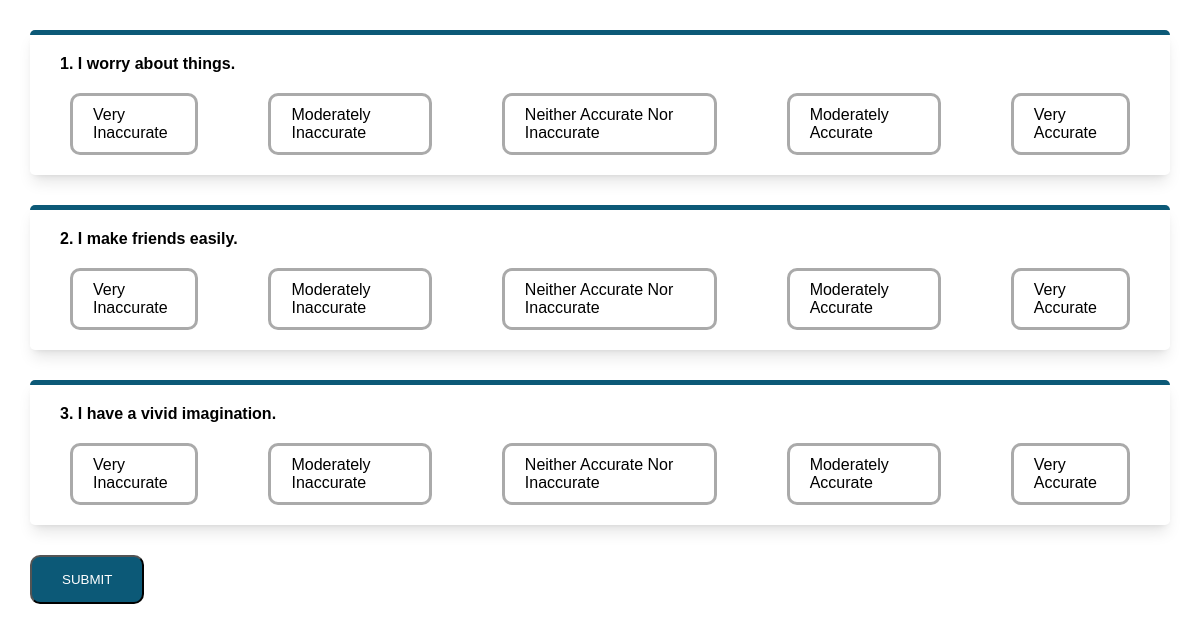
Screenshot of /survey/ with the database file from the repository.
### app/models.py (models this page shows)
class SurveyQuestion(models.Model):
    question = models.TextField()
    val = models.CharField(max_length=999)
    pass

class SurveyChoice(models.Model):
    choice = models.TextField()
    val = models.CharField(max_length=999)
    pass

### app/views.py (the view)
# urls.py: path('', views.base, name='base'),
def base(request):
    context = {'choices':SurveyChoice.objects.all(),
               'questions':SurveyQuestion.objects.all()}
    if request.method == 'POST':
        process_entry(request)
        return HttpResponseRedirect(reverse('completed'))
    return render(request, 'base.html', context)

### app/templates/base.html (shortened to what this page needs)
<html>
    <head>
    </head>
    <body>
        <form class="survey-panel" method='POST' name="entry" autocomplete="off" onsubmit="return validateForm()">{% csrf_token %}
            {% for question in questions %}
            <div class="question-panel">
                <label><b>{{ forloop.counter }}. {{ question.question }}</b></label>
                <div class="choices-panel">
                    {% for choice in choices %}
                    <label class='toggle-button' for="{{ question.val }}{{ choice.id }}" name="{{ question.val }}">{{ choice.choice }}</label>
                    {% endfor %}
                </div>
            </div>
            {% endfor %}
            <div class="submit-panel">
                <input type="submit" value="SUBMIT">
            </div>
        </form>
    </body>
</html>

### app/templates/base.html (style rules this page uses)
body { font-family: Arial, Helvetica, sans-serif; margin: 30px; }
.survey-panel { display: grid; gap: 30px; }
.question-panel { display: grid; gap: 10px; border-top: 5px solid #0c5977; box-shadow: 0 10px 15px -3px rgb(0 0 0 / 0.1), 0 4px 6px -4px rgb(0 0 0 / 0.1); padding: 20px 30px 10px 30px; border-radius: 5px; }
.choices-panel { display: flex; justify-content: center; padding: 10px; gap: 70px; }
.toggle-button { border: 3px solid #aaa; padding: 10px 20px; cursor: pointer; border-radius: 10px; }
input[type="submit"] { background-color: #0c5977; padding: 15px 30px; color: white; border-radius: 10px; cursor: pointer; }

### rows the page displays
SurveyQuestion: question "I worry about things."
SurveyChoice: choice "Very Inaccurate"
SurveyChoice: choice "Moderately Inaccurate"
SurveyChoice: choice "Neither Accurate Nor Inaccurate"
SurveyChoice: choice "Moderately Accurate"
SurveyChoice: choice "Very Accurate"
SurveyQuestion: question "I make friends easily."
SurveyQuestion: question "I have a vivid imagination."
